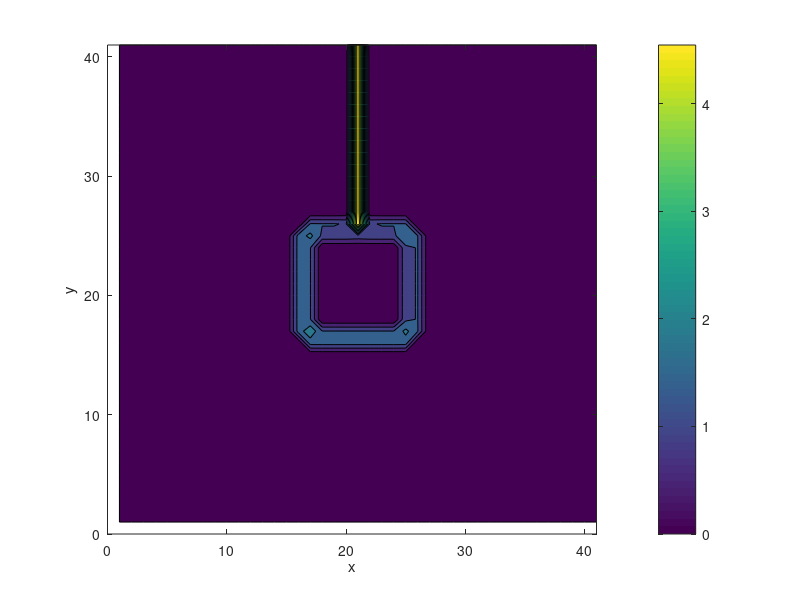

The MATLAB script that drew this image:
% 2d Laminar flow
clear; clc;

% Gitter
nx = 41; ny = 41;
Lx = 1; Ly = 1;
dx = Lx/(nx-1);
dy = Ly/(ny-1);

% Parameter
rho = 1000; % kg/m^3
nu = 1e-3;
dt = 0.001;
nt = 8;

% Fields
u = zeros(ny,nx);
v = zeros(ny,nx);
p = ones(ny,nx)*1e+5;

for n = 1:nt
    un = u;
    vn = v;

    % Velocity updates
    u(2:end-1,2:end-1) = un(2:end-1,2:end-1) ...
        - dt/dx * un(2:end-1,2:end-1) .* (un(2:end-1,2:end-1) - un(2:end-1,1:end-2)) ...
        - dt/dy * vn(2:end-1,2:end-1) .* (un(2:end-1,2:end-1) - un(1:end-2,2:end-1)) ...
        - dt/(2*rho*dx) * (p(2:end-1,3:end) - p(2:end-1,1:end-2)) ...
        + nu * (dt/dx^2 * (un(2:end-1,3:end) - 2*un(2:end-1,2:end-1) + un(2:end-1,1:end-2)) ...
        + dt/dy^2 * (un(3:end,2:end-1) - 2*un(2:end-1,2:end-1) + un(1:end-2,2:end-1)));

    v(2:end-1,2:end-1) = vn(2:end-1,2:end-1) ...
        - dt/dx * un(2:end-1,2:end-1) .* (vn(2:end-1,2:end-1) - vn(2:end-1,1:end-2)) ...
        - dt/dy * vn(2:end-1,2:end-1) .* (vn(2:end-1,2:end-1) - vn(1:end-2,2:end-1)) ...
        - dt/(2*rho*dy) * (p(3:end,2:end-1) - p(1:end-2,2:end-1)) ...
        + nu * (dt/dx^2 * (vn(2:end-1,3:end) - 2*vn(2:end-1,2:end-1) + vn(2:end-1,1:end-2)) ...
        + dt/dy^2 * (vn(3:end,2:end-1) - 2*vn(2:end-1,2:end-1) + vn(1:end-2,2:end-1)));

    % Boundaries
    v(26:end,end-20) = -5;
    p(17:25,17:25) = 1.1e+5;

end

speed = sqrt(u.^2 + v.^2);
Re=rho * speed .* Lx / nu;
divU = u./dx + v./dy;

contourf(speed)
%quiver(u,v)
xlim([0 nx])
ylim([0 ny])
colorbar
xlabel('x')
ylabel('y')
axis equal
